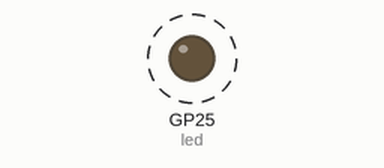
The program below on a simulated Raspberry Pi Pico running MicroPython. Parts: output pins drawn as LEDs (lit = HIGH). Dashed ring = blinking.

Above: at 0.2 s.
Timing chart, 0 to 3.0 s (numbered marks = the images above):
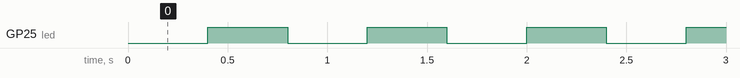

The program:

blink.py
```python
from machine import Pin, Timer

def tik(timer):
    global led
    led.toggle()

# reference: https://docs.micropython.org/en/latest/library/machine.Pin.html
led = Pin(25, Pin.OUT)
timer = Timer()

timer.init(freq=2.5, mode=Timer.PERIODIC, callback=tik)

# difference in resistors? 1/8W vs. 1/4W
# reference: reddit.com/r/arduino/comments/6s4ca6/difference_in_resistors_18_vs_14/
# For example if you're putting 20mA through a resistor to drive a (1.7v) red LED from a 5v supply, it's gonna dissipate (5v-1.7v)*0.02mA = 66mW so a 1/16W or larger resistor would be fine - basically anything.
```

Measured:
- by itself, GP25 (led): alternates HIGH for 0.40 s and LOW for 0.40 s
